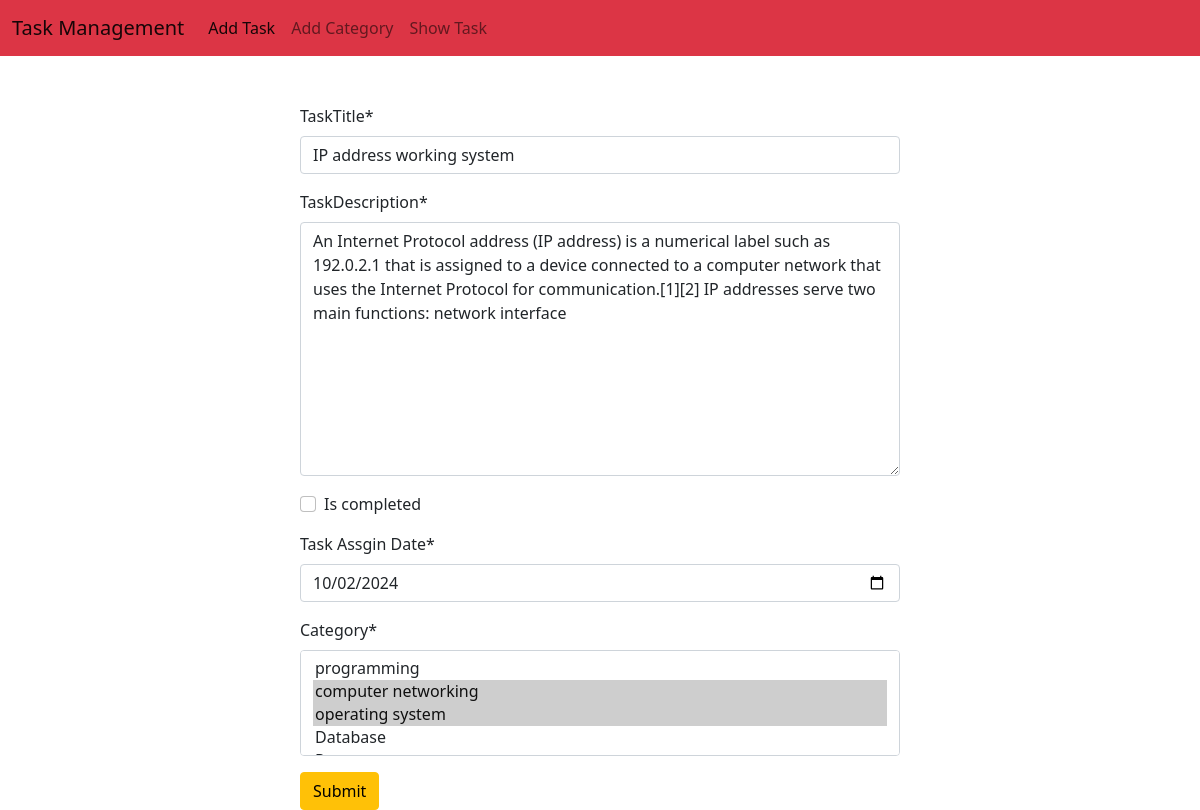
Screenshot of /edit/16/ with the database file from the repository.
### task/models.py (models this page shows, shortened)
class TaskModel(models.Model):
    taskTitle = models.CharField(max_length=100)
    taskDescription = models.TextField()
    is_completed = models.BooleanField()
    Task_Assgin_Date = models.DateField(verbose_name="Task Assgin Date")
    category = models.ManyToManyField(CateoryModel)

### task_management_project/views.py (the view)
# urls.py: path('edit/<int:id>/',Task_edit,name="task_edit"),
def Task_edit(request, id):
     edit = TaskModel.objects.get(pk=id)
     if request.method =='POST':
        edit_task = TaskForm(request.POST, instance=edit)
        if edit_task.is_valid():
            edit_task.save()
            return redirect('task_show')
     else:
        edit_task = TaskForm(instance=edit)
     return render(request, 'add_task.html', {"form": edit_task})

### task/forms.py
class TaskForm(forms.ModelForm):
    class Meta:
     model = TaskModel
     fields = '__all__'
     widgets ={
         "Task_Assgin_Date": forms.DateInput(attrs={'type':'date'})
     }

### category/models.py (called while the page is built)
    def __str__(self):
       return self.category_name

### task/Templates/add_task.html (shortened to what this page needs)
{% extends "base.html" %}  {% block content %}
<form method="POST" style="width: 50%; margin: auto" class="pt-5">
  {% load crispy_forms_tags%} {% csrf_token %} {{form | crispy}}
  <button type="submit" class="btn btn-warning">Submit</button>
</form>
{% endblock %}

### rows the page displays
TaskModel: taskTitle "IP address working system", taskDescription "An Internet Protocol address (IP address) is a numerical label such as 192.0.2.1 that is assigned to a device connected to a computer network that uses the Internet Protocol for communication.[1][2] IP addresses serve two main functions: network interface", Task_Assgin_Date "10/02/2024"
